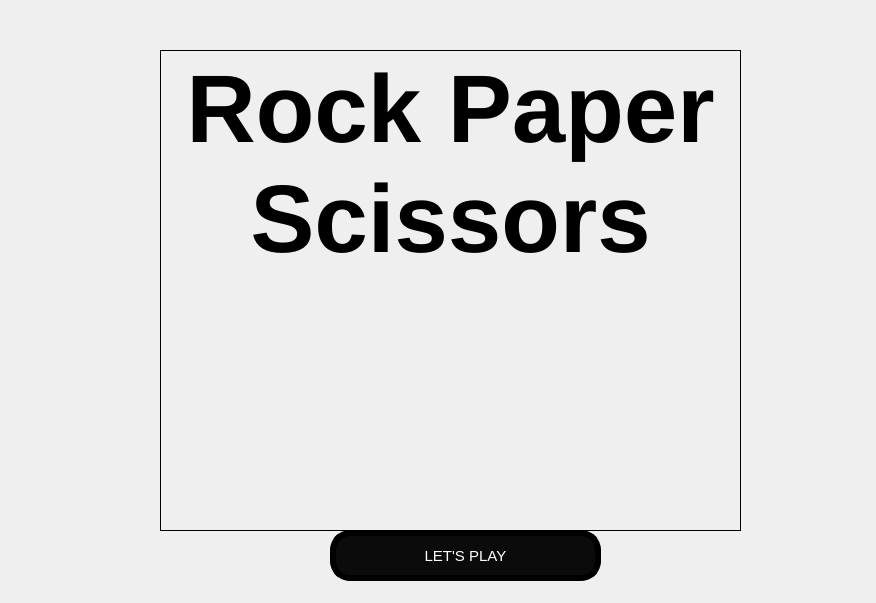
<?xml version="1.0" encoding="UTF-8"?>
<ui version="4.0">
 <class>Welcome</class>
 <widget class="QMainWindow" name="Welcome">
  <property name="geometry">
   <rect>
    <x>0</x>
    <y>0</y>
    <width>876</width>
    <height>603</height>
   </rect>
  </property>
  <property name="maximumSize">
   <size>
    <width>16777199</width>
    <height>16777215</height>
   </size>
  </property>
  <property name="windowTitle">
   <string>MainWindow</string>
  </property>
  <property name="autoFillBackground">
   <bool>false</bool>
  </property>
  <property name="styleSheet">
   <string notr="true">QMainWindow
{
	
	background-image:url(:/Background/window.png)
}</string>
  </property>
  <widget class="QWidget" name="centralwidget">
   <property name="maximumSize">
    <size>
     <width>100000</width>
     <height>100000</height>
    </size>
   </property>
   <property name="autoFillBackground">
    <bool>false</bool>
   </property>
   <property name="styleSheet">
    <string notr="true">
background-image:url(:/Background/window.png) no-repeat center fixed;

</string>
   </property>
   <widget class="QTextBrowser" name="textBrowser">
    <property name="geometry">
     <rect>
      <x>160</x>
      <y>50</y>
      <width>581</width>
      <height>481</height>
     </rect>
    </property>
    <property name="styleSheet">
     <string notr="true">QTextBrowser
{
background-color: qlineargradient(spread:pad, x1:0, y1:0, x2:1, y2:0, stop:1 rgba(0, 0, 0, 0));
	background-image: url(:/transparent/banner-wave-3.svg);

}</string>
    </property>
    <property name="html">
     <string>&lt;!DOCTYPE HTML PUBLIC &quot;-//W3C//DTD HTML 4.0//EN&quot; &quot;http://www.w3.org/TR/REC-html40/strict.dtd&quot;&gt;
&lt;html&gt;&lt;head&gt;&lt;meta name=&quot;qrichtext&quot; content=&quot;1&quot; /&gt;&lt;style type=&quot;text/css&quot;&gt;
p, li { white-space: pre-wrap; }
&lt;/style&gt;&lt;/head&gt;&lt;body style=&quot; font-family:'MS Shell Dlg 2'; font-size:7.8pt; font-weight:400; font-style:normal;&quot;&gt;
&lt;p align=&quot;center&quot; style=&quot; margin-top:12px; margin-bottom:12px; margin-left:0px; margin-right:0px; -qt-block-indent:0; text-indent:0px;&quot;&gt;&lt;span style=&quot; font-size:72pt; font-weight:600;&quot;&gt;Rock Paper Scissors&lt;/span&gt;&lt;/p&gt;&lt;/body&gt;&lt;/html&gt;</string>
    </property>
   </widget>
   <widget class="QPushButton" name="Playbutton">
    <property name="geometry">
     <rect>
      <x>330</x>
      <y>530</y>
      <width>271</width>
      <height>51</height>
     </rect>
    </property>
    <property name="font">
     <font>
      <pointsize>11</pointsize>
     </font>
    </property>
    <property name="styleSheet">
     <string notr="true">QPushButton
{
	background-image: url(:/images/banner-wave-3.svg);
	background-color: rgb(11, 11, 11);
    border: 6px solid black; 
    border-radius:20px;
color:white;
      }</string>
    </property>
    <property name="text">
     <string>LET'S PLAY</string>
    </property>
   </widget>
  </widget>
 </widget>
 <resources>
  <include location="Rresource.qrc"/>
 </resources>
 <connections/>
</ui>
